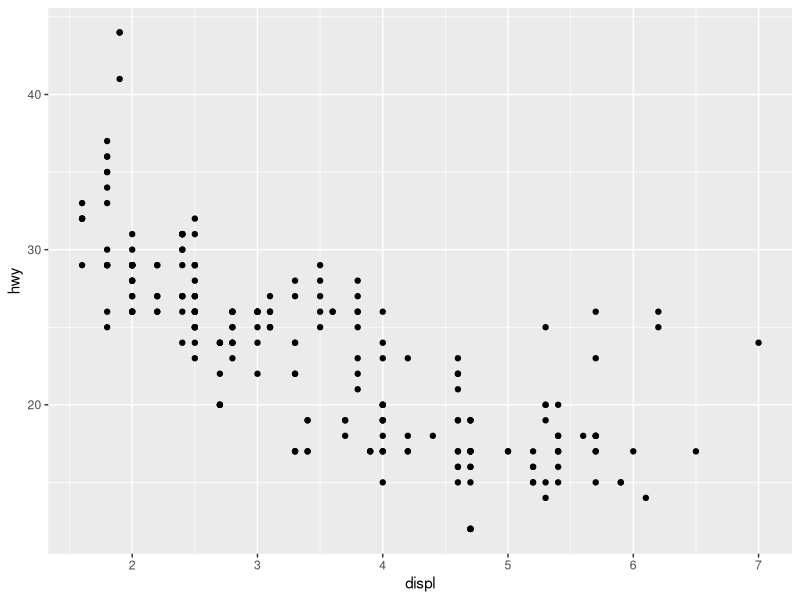
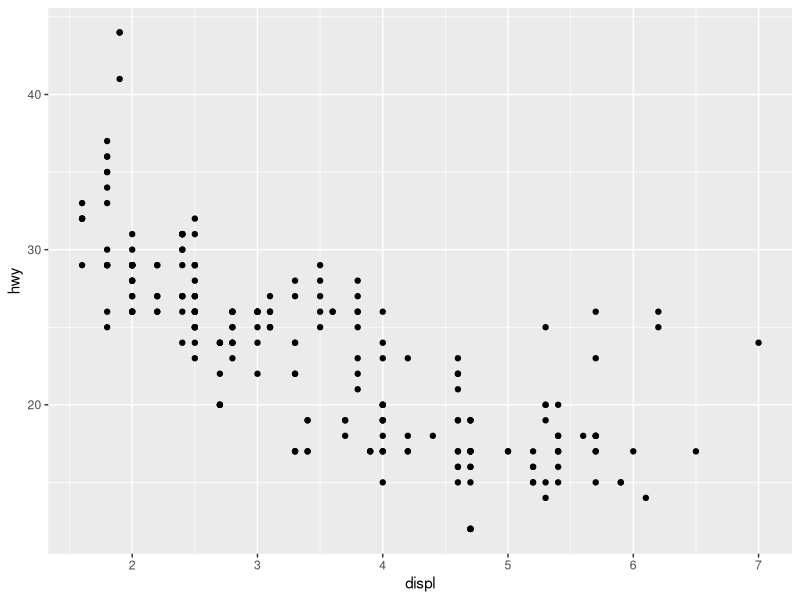
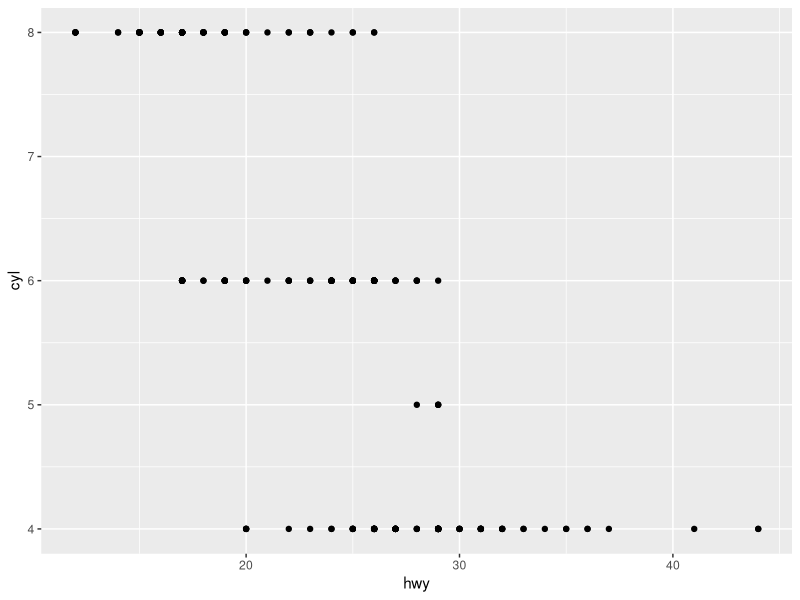
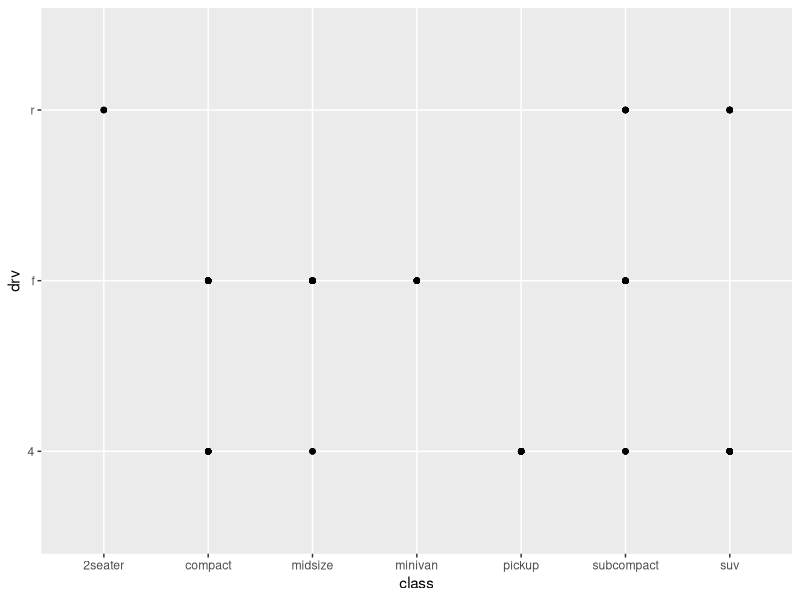
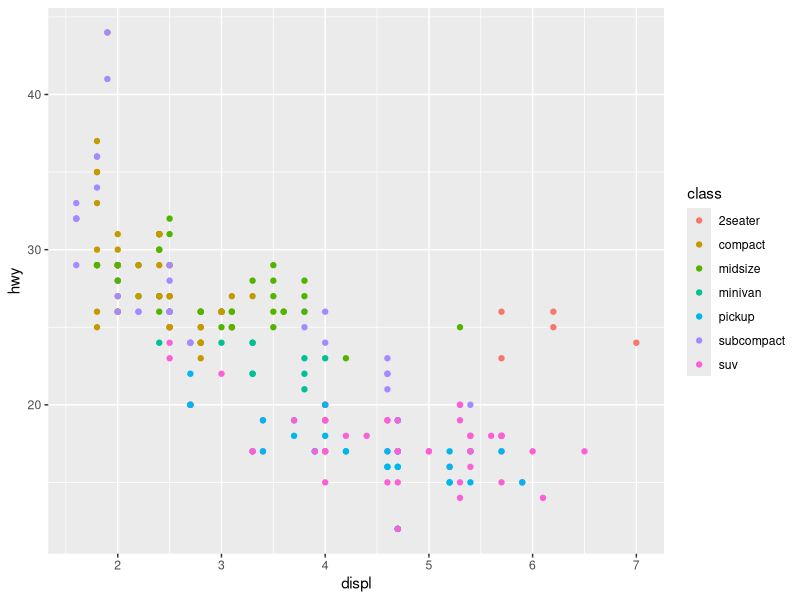
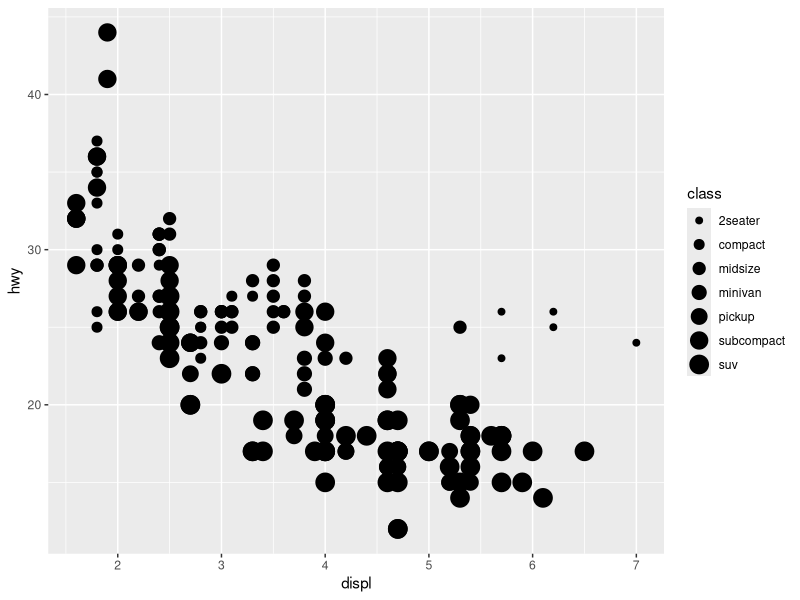
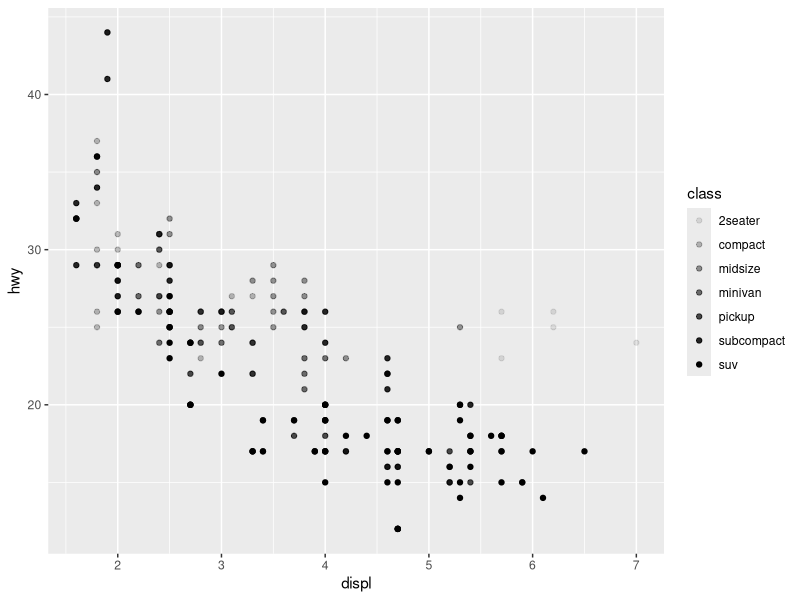
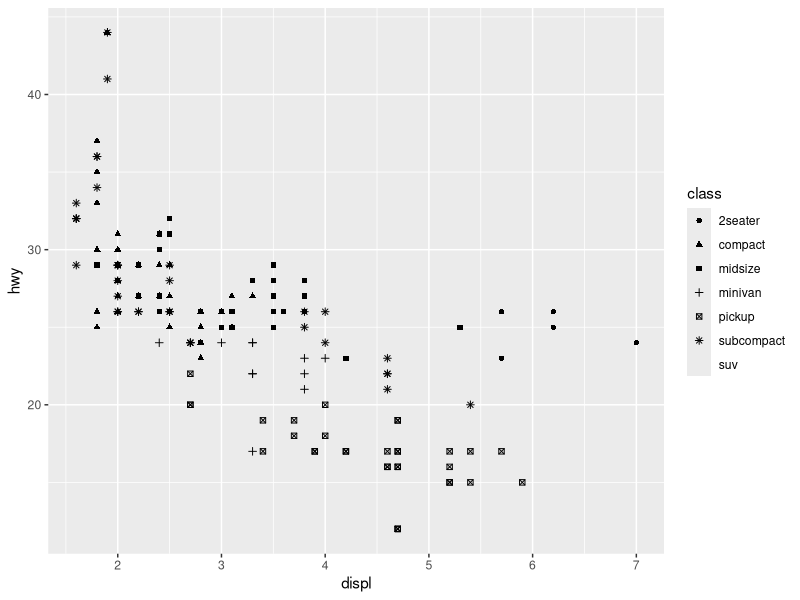

Generate these figures, in order, with R: (Note: this script raises an error after producing the figures.)
## ---- chunk 1
knitr::opts_chunk$set(echo = TRUE)
## ---- chunk 2
library("tidyverse")
## ---- chunk 3
ggplot(data = mpg) +
  geom_point(mapping = aes(x = displ, y = hwy))
## ---- chunk 4
ggplot(data = mpg) +
  geom_point(mapping = aes(x = displ, y = hwy))
## ---- chunk 5
dim(mpg)
## ---- chunk 6
ggplot(data = mpg) +
  geom_point(mapping = aes(x = hwy, y = cyl))
## ---- chunk 7
ggplot(data = mpg) +
  geom_point(mapping = aes(x = class, y = drv))
## ---- chunk 8
ggplot(data = mpg) +
  geom_point(mapping = aes(x= displ, y = hwy, color = class))
## ---- chunk 9
ggplot(data = mpg) +
  geom_point(mapping = aes(x = displ, y =hwy, size = class))
## ---- chunk 10
 ggplot(data = mpg) +
   geom_point(mapping = aes(x = displ, y =hwy, alpha = class))
## ---- chunk 11
 ggplot(data = mpg) +
   geom_point(mapping = aes(x = displ, y =hwy, shape = class))
## ---- chunk 12
 ggplot(data = mpg) +
   geom_point(mapping = aes(x = displ, y =hwy), color = "blue")
## ---- chunk 13
ggplot(data = mpg) +
  geom_point(mapping = aes(x = displ, y = hwy, color = "blue"))
## ---- chunk 14
ggplot(data = mpg) +
  geom_point(mapping = aes(x = displ, y = hwy, color = year))
## ---- chunk 15
 ggplot(data = mpg) +
   geom_point(mapping = aes(x = displ, y =hwy, color = drv))
## ---- chunk 16
 ggplot(data = mpg) +
   geom_point(mapping = aes(x = displ, y =hwy, size = cty))
## ---- chunk 17
 ggplot(data = mpg) +
   geom_point(mapping = aes(x = displ, y =hwy, size = trans))
## ---- chunk 18
 ggplot(data = mpg) +
   geom_point(mapping = aes(x = displ, y =hwy, shape = cyl))
## ---- chunk 19
 ggplot(data = mpg) +
   geom_point(mapping = aes(x = displ, y =hwy, shape = manufacturer))
## ---- chunk 20
 ggplot(data = mpg) +
   geom_point(mapping = aes(x = displ, y =hwy, color = year, size = year))
## ---- chunk 21
 ggplot(data = mpg) +
   geom_point(mapping = aes(x = displ, y =hwy, color = drv, size = drv))
## ---- chunk 22
 ggplot(data = mpg) +
   geom_point(mapping = aes(x = displ, y =hwy, color = cyl, stroke = 3), shape = 13)
## ---- chunk 23
 ggplot(data = mpg) +
   geom_point(mapping = aes(x = displ, y =hwy, color = displ < 5, stroke = 1))
